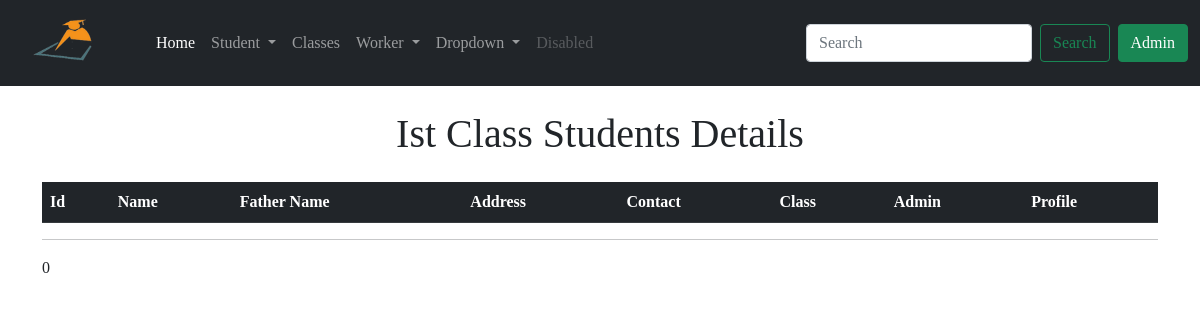
Page /class_wise_student/2 on the earlier database version.
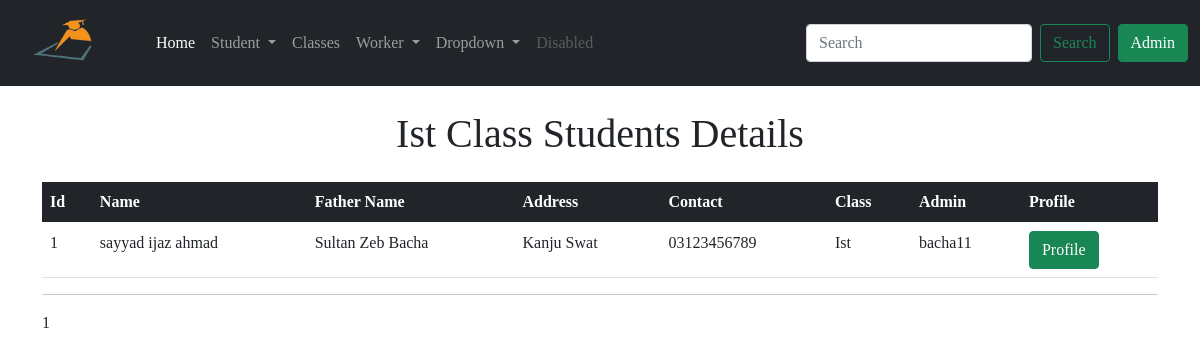
Same page on the later database version.
### app/models.py (models this page shows, shortened)
class Student(db.Model):
    id = db.Column(db.Integer, primary_key=True)
    std_name = db.Column(db.String(64), index=True)
    f_name = db.Column(db.String(64), index=True)
    std_address = db.Column(db.String(128), index=True)
    std_contact = db.Column(db.String(64), index=True)
    join_date = db.Column(db.DateTime, default=datetime.utcnow())
    std_class = db.Column(db.Integer, db.ForeignKey('class.id'))
    admin_id = db.Column(db.Integer, db.ForeignKey('admin.id'))

class Class(db.Model):
    id = db.Column(db.Integer, primary_key=True)
    cls_name = db.Column(db.String(64), index=True)
    student = db.relationship('Student', backref='stdclass')

class Admin(UserMixin, db.Model):
    id = db.Column(db.Integer, primary_key=True)
    username = db.Column(db.String(32), unique=True, index=True)
    email = db.Column(db.String(64), unique=True, index=True)
    password_hash = db.Column(db.String(128))
    join_date = db.Column(db.DateTime, default=datetime.utcnow())
    student = db.relationship('Student', backref='admin')
    teacher = db.relationship('Teacher', backref='admin')
    worker = db.relationship('Worker', backref='admin')
    leaveworker = db.relationship('LeaveWorker', backref='admin')

### app/routes.py (the view)
@app.route('/class_wise_student/<std_class>')
def class_wise_student(std_class):
    class_name = Class.query.filter_by(id=std_class).first()
    students = Student.query.filter_by(std_class=std_class).all()
    return render_template('class_wise_student.html', title='Class Wise Student', class_name=class_name, students=students)

### app/templates/class_wise_student.html
{% extends 'base.html' %}
{% block content %}
<div class="container">
  <h1 class="text-center mt-4"> {{ class_name.cls_name }} Class Students Details</h1>
<table class="table mt-4">
    <thead class="table-dark">
      <tr>
        <th scope="col">Id</th>
        <th scope="col">Name</th>
        <th scope="col">Father Name</th>
        <th scope="col">Address</th>
        <th scope="col">Contact</th>
        <th scope="col">Class</th>
        <th scope="col">Admin</th>
        <th scope="col">Profile</th>
      </tr>
    </thead>
    {% for student in students %}
    <tbody>
      <tr>
        <td> {{ student.id }}</td>
        <td>  {{ student.std_name }} </td>
        <td> {{ student.f_name }} </td>
        <td> {{ student.std_address }} </td>
        <td> {{ student.std_contact }} </td>
        <td> {{ student.stdclass.cls_name }} </td>
        <td> {{ student.admin.username }} </td>
        <td> <a href=" {{ url_for('student_profile', id=student.id)}} "> <button type="submit" class="btn btn-success">  Profile </button> </a></td>
      </tr>
    </tbody>
    {% endfor %}
  </table>
  <hr>
  <p> {{ students|length }} </p>
</div>
{% endblock %}

Differences in the rows shown:
now on this page (row edited): Student: id "1", std_name "sayyad ijaz ahmad", f_name "Sultan Zeb Bacha", std_address "Kanju Swat", std_contact "03123456789", stdclass.cls_name "Ist", admin.username "bacha11"
Other differences:
{{ students|length }}: "0" → "1"
